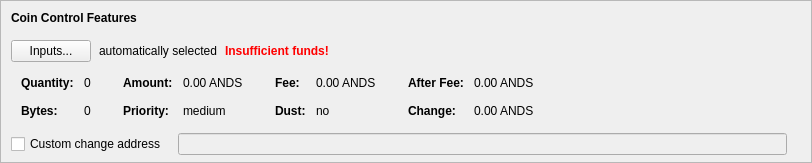
    <widget class="QFrame" name="frameCoinControl">
     <property name="sizePolicy">
      <sizepolicy hsizetype="Expanding" vsizetype="Expanding">
       <horstretch>0</horstretch>
       <verstretch>0</verstretch>
      </sizepolicy>
     </property>
     <property name="maximumSize">
      <size>
       <width>16777215</width>
       <height>16777215</height>
      </size>
     </property>
     <property name="frameShape">
      <enum>QFrame::StyledPanel</enum>
     </property>
     <property name="frameShadow">
      <enum>QFrame::Sunken</enum>
     </property>
     <layout class="QVBoxLayout" name="verticalLayoutCoinControl2">
      <property name="spacing">
       <number>0</number>
      </property>
      <property name="leftMargin">
       <number>0</number>
      </property>
      <property name="topMargin">
       <number>0</number>
      </property>
      <property name="rightMargin">
       <number>0</number>
      </property>
      <property name="bottomMargin">
       <number>6</number>
      </property>
      <item>
       <layout class="QVBoxLayout" name="verticalLayoutCoinControl" stretch="0,0,0,0,1">
        <property name="spacing">
         <number>0</number>
        </property>
        <property name="leftMargin">
         <number>10</number>
        </property>
        <property name="topMargin">
         <number>10</number>
        </property>
        <item>
         <layout class="QHBoxLayout" name="horizontalLayoutCoinControl1">
          <property name="bottomMargin">
           <number>15</number>
          </property>
          <item>
           <widget class="QLabel" name="labelCoinControlFeatures">
            <property name="sizePolicy">
             <sizepolicy hsizetype="Preferred" vsizetype="Maximum">
              <horstretch>0</horstretch>
              <verstretch>0</verstretch>
             </sizepolicy>
            </property>
            <property name="font">
             <font>
              <weight>75</weight>
              <bold>true</bold>
             </font>
            </property>
            <property name="styleSheet">
             <string notr="true">font-weight:bold;</string>
            </property>
            <property name="text">
             <string>Coin Control Features</string>
            </property>
           </widget>
          </item>
         </layout>
        </item>
        <item>
         <layout class="QHBoxLayout" name="horizontalLayoutCoinControl2" stretch="0,0,0,0">
          <property name="spacing">
           <number>8</number>
          </property>
          <property name="bottomMargin">
           <number>10</number>
          </property>
          <item>
           <widget class="QPushButton" name="pushButtonCoinControl">
            <property name="styleSheet">
             <string notr="true"/>
            </property>
            <property name="text">
             <string>Inputs...</string>
            </property>
            <property name="autoDefault">
             <bool>false</bool>
            </property>
           </widget>
          </item>
          <item>
           <widget class="QLabel" name="labelCoinControlAutomaticallySelected">
            <property name="text">
             <string>automatically selected</string>
            </property>
            <property name="margin">
             <number>5</number>
            </property>
           </widget>
          </item>
          <item>
           <widget class="QLabel" name="labelCoinControlInsuffFunds">
            <property name="font">
             <font>
              <weight>75</weight>
              <bold>true</bold>
             </font>
            </property>
            <property name="styleSheet">
             <string notr="true">color:red;font-weight:bold;</string>
            </property>
            <property name="text">
             <string>Insufficient funds!</string>
            </property>
            <property name="margin">
             <number>5</number>
            </property>
           </widget>
          </item>
          <item>
           <spacer name="horizontalSpacerCoinControl">
            <property name="orientation">
             <enum>Qt::Horizontal</enum>
            </property>
            <property name="sizeHint" stdset="0">
             <size>
              <width>40</width>
              <height>1</height>
             </size>
            </property>
           </spacer>
          </item>
         </layout>
        </item>
        <item>
         <widget class="QWidget" name="widgetCoinControl" native="true">
          <property name="sizePolicy">
           <sizepolicy hsizetype="Preferred" vsizetype="Preferred">
            <horstretch>0</horstretch>
            <verstretch>0</verstretch>
           </sizepolicy>
          </property>
          <property name="minimumSize">
           <size>
            <width>0</width>
            <height>0</height>
           </size>
          </property>
          <property name="styleSheet">
           <string notr="true"/>
          </property>
          <layout class="QHBoxLayout" name="horizontalLayoutCoinControl5">
           <property name="leftMargin">
            <number>0</number>
           </property>
           <property name="topMargin">
            <number>0</number>
           </property>
           <property name="rightMargin">
            <number>0</number>
           </property>
           <property name="bottomMargin">
            <number>0</number>
           </property>
           <item>
            <layout class="QHBoxLayout" name="horizontalLayoutCoinControl3" stretch="0,0,0,1">
             <property name="spacing">
              <number>20</number>
             </property>
             <property name="topMargin">
              <number>0</number>
             </property>
             <property name="bottomMargin">
              <number>10</number>
             </property>
             <item>
              <layout class="QFormLayout" name="formLayoutCoinControl1">
               <property name="horizontalSpacing">
                <number>10</number>
               </property>
               <property name="verticalSpacing">
                <number>14</number>
               </property>
               <property name="leftMargin">
                <number>10</number>
               </property>
               <property name="topMargin">
                <number>4</number>
               </property>
               <property name="rightMargin">
                <number>6</number>
               </property>
               <item row="0" column="0">
                <widget class="QLabel" name="labelCoinControlQuantityText">
                 <property name="font">
                  <font>
                   <weight>75</weight>
                   <bold>true</bold>
                  </font>
                 </property>
                 <property name="text">
                  <string>Quantity:</string>
                 </property>
                 <property name="margin">
                  <number>0</number>
                 </property>
                </widget>
               </item>
               <item row="0" column="1">
                <widget class="QLabel" name="labelCoinControlQuantity">
                 <property name="cursor">
                  <cursorShape>IBeamCursor</cursorShape>
                 </property>
                 <property name="contextMenuPolicy">
                  <enum>Qt::ActionsContextMenu</enum>
                 </property>
                 <property name="text">
                  <string notr="true">0</string>
                 </property>
                 <property name="margin">
                  <number>0</number>
                 </property>
                 <property name="textInteractionFlags">
                  <set>Qt::LinksAccessibleByMouse|Qt::TextSelectableByKeyboard|Qt::TextSelectableByMouse</set>
                 </property>
                </widget>
               </item>
               <item row="1" column="0">
                <widget class="QLabel" name="labelCoinControlBytesText">
                 <property name="font">
                  <font>
                   <weight>75</weight>
                   <bold>true</bold>
                  </font>
                 </property>
                 <property name="text">
                  <string>Bytes:</string>
                 </property>
                </widget>
               </item>
               <item row="1" column="1">
                <widget class="QLabel" name="labelCoinControlBytes">
                 <property name="cursor">
                  <cursorShape>IBeamCursor</cursorShape>
                 </property>
                 <property name="contextMenuPolicy">
                  <enum>Qt::ActionsContextMenu</enum>
                 </property>
                 <property name="text">
                  <string notr="true">0</string>
                 </property>
                 <property name="textInteractionFlags">
                  <set>Qt::LinksAccessibleByMouse|Qt::TextSelectableByKeyboard|Qt::TextSelectableByMouse</set>
                 </property>
                </widget>
               </item>
              </layout>
             </item>
             <item>
              <layout class="QFormLayout" name="formLayoutCoinControl2">
               <property name="horizontalSpacing">
                <number>10</number>
               </property>
               <property name="verticalSpacing">
                <number>14</number>
               </property>
               <property name="leftMargin">
                <number>6</number>
               </property>
               <property name="topMargin">
                <number>4</number>
               </property>
               <property name="rightMargin">
                <number>6</number>
               </property>
               <item row="0" column="0">
                <widget class="QLabel" name="labelCoinControlAmountText">
                 <property name="font">
                  <font>
                   <weight>75</weight>
                   <bold>true</bold>
                  </font>
                 </property>
                 <property name="text">
                  <string>Amount:</string>
                 </property>
                 <property name="margin">
                  <number>0</number>
                 </property>
                </widget>
               </item>
               <item row="0" column="1">
                <widget class="QLabel" name="labelCoinControlAmount">
                 <property name="cursor">
                  <cursorShape>IBeamCursor</cursorShape>
                 </property>
                 <property name="contextMenuPolicy">
                  <enum>Qt::ActionsContextMenu</enum>
                 </property>
                 <property name="text">
                  <string notr="true">0.00 ANDS</string>
                 </property>
                 <property name="textInteractionFlags">
                  <set>Qt::LinksAccessibleByMouse|Qt::TextSelectableByKeyboard|Qt::TextSelectableByMouse</set>
                 </property>
                </widget>
               </item>
               <item row="1" column="0">
                <widget class="QLabel" name="labelCoinControlPriorityText">
                 <property name="font">
                  <font>
                   <weight>75</weight>
                   <bold>true</bold>
                  </font>
                 </property>
                 <property name="text">
                  <string>Priority:</string>
                 </property>
                </widget>
               </item>
               <item row="1" column="1">
                <widget class="QLabel" name="labelCoinControlPriority">
                 <property name="cursor">
                  <cursorShape>IBeamCursor</cursorShape>
                 </property>
                 <property name="contextMenuPolicy">
                  <enum>Qt::ActionsContextMenu</enum>
                 </property>
                 <property name="text">
                  <string>medium</string>
                 </property>
                 <property name="textInteractionFlags">
                  <set>Qt::LinksAccessibleByMouse|Qt::TextSelectableByKeyboard|Qt::TextSelectableByMouse</set>
                 </property>
                </widget>
               </item>
              </layout>
             </item>
             <item>
              <layout class="QFormLayout" name="formLayoutCoinControl3">
               <property name="horizontalSpacing">
                <number>10</number>
               </property>
               <property name="verticalSpacing">
                <number>14</number>
               </property>
               <property name="leftMargin">
                <number>6</number>
               </property>
               <property name="topMargin">
                <number>4</number>
               </property>
               <property name="rightMargin">
                <number>6</number>
               </property>
               <item row="0" column="0">
                <widget class="QLabel" name="labelCoinControlFeeText">
                 <property name="font">
                  <font>
                   <weight>75</weight>
                   <bold>true</bold>
                  </font>
                 </property>
                 <property name="text">
                  <string>Fee:</string>
                 </property>
                 <property name="margin">
                  <number>0</number>
                 </property>
                </widget>
               </item>
               <item row="0" column="1">
                <widget class="QLabel" name="labelCoinControlFee">
                 <property name="cursor">
                  <cursorShape>IBeamCursor</cursorShape>
                 </property>
                 <property name="contextMenuPolicy">
                  <enum>Qt::ActionsContextMenu</enum>
                 </property>
                 <property name="text">
                  <string notr="true">0.00 ANDS</string>
                 </property>
                 <property name="textInteractionFlags">
                  <set>Qt::LinksAccessibleByMouse|Qt::TextSelectableByKeyboard|Qt::TextSelectableByMouse</set>
                 </property>
                </widget>
               </item>
               <item row="1" column="0">
                <widget class="QLabel" name="labelCoinControlLowOutputText">
                 <property name="font">
                  <font>
                   <weight>75</weight>
                   <bold>true</bold>
                  </font>
                 </property>
                 <property name="text">
                  <string>Dust:</string>
                 </property>
                </widget>
               </item>
               <item row="1" column="1">
                <widget class="QLabel" name="labelCoinControlLowOutput">
                 <property name="cursor">
                  <cursorShape>IBeamCursor</cursorShape>
                 </property>
                 <property name="contextMenuPolicy">
                  <enum>Qt::ActionsContextMenu</enum>
                 </property>
                 <property name="text">
                  <string>no</string>
                 </property>
                 <property name="textInteractionFlags">
                  <set>Qt::LinksAccessibleByMouse|Qt::TextSelectableByKeyboard|Qt::TextSelectableByMouse</set>
                 </property>
                </widget>
               </item>
              </layout>
             </item>
             <item>
              <layout class="QFormLayout" name="formLayoutCoinControl4">
               <property name="horizontalSpacing">
                <number>10</number>
               </property>
               <property name="verticalSpacing">
                <number>14</number>
               </property>
               <property name="leftMargin">
                <number>6</number>
               </property>
               <property name="topMargin">
                <number>4</number>
               </property>
               <property name="rightMargin">
                <number>6</number>
               </property>
               <item row="0" column="0">
                <widget class="QLabel" name="labelCoinControlAfterFeeText">
                 <property name="font">
                  <font>
                   <weight>75</weight>
                   <bold>true</bold>
                  </font>
                 </property>
                 <property name="text">
                  <string>After Fee:</string>
                 </property>
                 <property name="margin">
                  <number>0</number>
                 </property>
                </widget>
               </item>
               <item row="0" column="1">
                <widget class="QLabel" name="labelCoinControlAfterFee">
                 <property name="cursor">
                  <cursorShape>IBeamCursor</cursorShape>
                 </property>
                 <property name="contextMenuPolicy">
                  <enum>Qt::ActionsContextMenu</enum>
                 </property>
                 <property name="text">
                  <string notr="true">0.00 ANDS</string>
                 </property>
                 <property name="textInteractionFlags">
                  <set>Qt::LinksAccessibleByMouse|Qt::TextSelectableByKeyboard|Qt::TextSelectableByMouse</set>
                 </property>
                </widget>
               </item>
               <item row="1" column="0">
                <widget class="QLabel" name="labelCoinControlChangeText">
                 <property name="font">
                  <font>
                   <weight>75</weight>
                   <bold>true</bold>
                  </font>
                 </property>
                 <property name="text">
                  <string>Change:</string>
                 </property>
                </widget>
               </item>
               <item row="1" column="1">
                <widget class="QLabel" name="labelCoinControlChange">
                 <property name="cursor">
                  <cursorShape>IBeamCursor</cursorShape>
                 </property>
                 <property name="contextMenuPolicy">
                  <enum>Qt::ActionsContextMenu</enum>
                 </property>
                 <property name="text">
                  <string notr="true">0.00 ANDS</string>
                 </property>
                 <property name="textInteractionFlags">
                  <set>Qt::LinksAccessibleByMouse|Qt::TextSelectableByKeyboard|Qt::TextSelectableByMouse</set>
                 </property>
                </widget>
               </item>
              </layout>
             </item>
            </layout>
           </item>
          </layout>
         </widget>
        </item>
        <item>
         <layout class="QHBoxLayout" name="horizontalLayoutCoinControl4" stretch="0,0,0">
          <property name="spacing">
           <number>12</number>
          </property>
          <property name="sizeConstraint">
           <enum>QLayout::SetDefaultConstraint</enum>
          </property>
          <property name="topMargin">
           <number>5</number>
          </property>
          <property name="rightMargin">
           <number>5</number>
          </property>
          <item>
           <widget class="QCheckBox" name="checkBoxCoinControlChange">
            <property name="toolTip">
             <string>If this is activated, but the change address is empty or invalid, change will be sent to a newly generated address.</string>
            </property>
            <property name="text">
             <string>Custom change address</string>
            </property>
           </widget>
          </item>
          <item>
           <widget class="QValidatedLineEdit" name="lineEditCoinControlChange">
            <property name="enabled">
             <bool>false</bool>
            </property>
            <property name="sizePolicy">
             <sizepolicy hsizetype="Expanding" vsizetype="Fixed">
              <horstretch>0</horstretch>
              <verstretch>0</verstretch>
             </sizepolicy>
            </property>
           </widget>
          </item>
          <item>
           <widget class="QLabel" name="labelCoinControlChangeLabel">
            <property name="sizePolicy">
             <sizepolicy hsizetype="Preferred" vsizetype="Expanding">
              <horstretch>0</horstretch>
              <verstretch>0</verstretch>
             </sizepolicy>
            </property>
            <property name="minimumSize">
             <size>
              <width>0</width>
              <height>0</height>
             </size>
            </property>
            <property name="text">
             <string/>
            </property>
            <property name="margin">
             <number>3</number>
            </property>
           </widget>
          </item>
         </layout>
        </item>
        <item>
         <spacer name="verticalSpacerCoinControl">
          <property name="orientation">
           <enum>Qt::Vertical</enum>
          </property>
          <property name="sizeHint" stdset="0">
           <size>
            <width>800</width>
            <height>1</height>
           </size>
          </property>
         </spacer>
        </item>
       </layout>
      </item>
     </layout>
    </widget>
